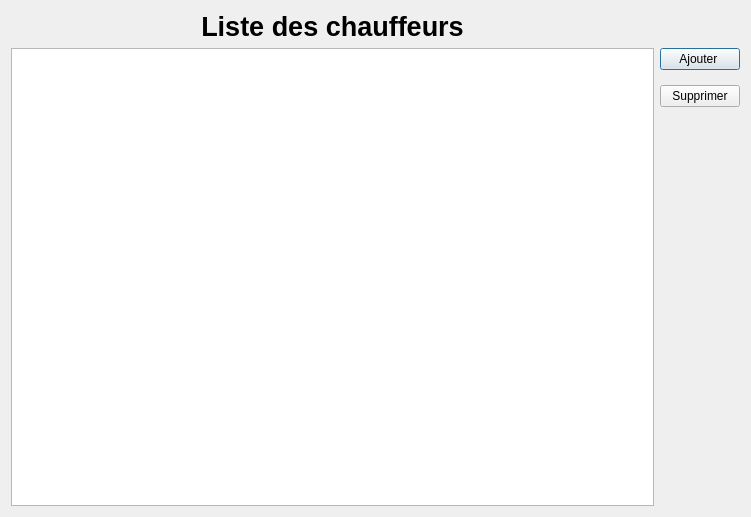
<?xml version="1.0" encoding="UTF-8"?>
<ui version="4.0">
 <class>DisplayChauffeurs</class>
 <widget class="QDialog" name="DisplayChauffeurs">
  <property name="windowModality">
   <enum>Qt::WindowModal</enum>
  </property>
  <property name="geometry">
   <rect>
    <x>0</x>
    <y>0</y>
    <width>751</width>
    <height>517</height>
   </rect>
  </property>
  <property name="windowTitle">
   <string>Chauffeurs</string>
  </property>
  <layout class="QGridLayout" name="gridLayout">
   <item row="0" column="0">
    <widget class="QLabel" name="label">
     <property name="font">
      <font>
       <pointsize>20</pointsize>
       <italic>false</italic>
       <bold>true</bold>
      </font>
     </property>
     <property name="styleSheet">
      <string notr="true">QLabel
{
font-size:20pt;
font:bold
}</string>
     </property>
     <property name="text">
      <string>Liste des chauffeurs</string>
     </property>
     <property name="alignment">
      <set>Qt::AlignCenter</set>
     </property>
    </widget>
   </item>
   <item row="1" column="0">
    <widget class="QTableView" name="chauffTable">
     <property name="selectionBehavior">
      <enum>QAbstractItemView::SelectRows</enum>
     </property>
     <property name="sortingEnabled">
      <bool>true</bool>
     </property>
    </widget>
   </item>
   <item row="1" column="1">
    <layout class="QVBoxLayout" name="verticalLayout">
     <property name="spacing">
      <number>15</number>
     </property>
     <property name="leftMargin">
      <number>0</number>
     </property>
     <item>
      <widget class="QPushButton" name="AddButton">
       <property name="styleSheet">
        <string notr="true"/>
       </property>
       <property name="text">
        <string>Ajouter </string>
       </property>
      </widget>
     </item>
     <item>
      <widget class="QPushButton" name="DeleteButton">
       <property name="styleSheet">
        <string notr="true"/>
       </property>
       <property name="text">
        <string>Supprimer</string>
       </property>
      </widget>
     </item>
     <item>
      <spacer name="verticalSpacer">
       <property name="orientation">
        <enum>Qt::Vertical</enum>
       </property>
       <property name="sizeHint" stdset="0">
        <size>
         <width>20</width>
         <height>40</height>
        </size>
       </property>
      </spacer>
     </item>
    </layout>
   </item>
  </layout>
 </widget>
 <resources/>
 <connections/>
</ui>
